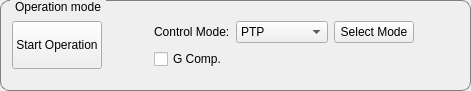
          <widget class="QGroupBox" name="op_mode_groupBox">
           <property name="minimumSize">
            <size>
             <width>471</width>
             <height>91</height>
            </size>
           </property>
           <property name="maximumSize">
            <size>
             <width>16777215</width>
             <height>91</height>
            </size>
           </property>
           <property name="styleSheet">
            <string notr="true">

QGroupBox {
    border: 1px solid gray;
    border-radius: 9px;
    margin-top: 0.5em;
}

QGroupBox::title {
    subcontrol-origin: margin;
    left: 10px;
    padding: 0 3px 0 3px;
}

</string>
           </property>
           <property name="title">
            <string>Operation mode</string>
           </property>
           <layout class="QVBoxLayout" name="verticalLayout_5">
            <item>
             <layout class="QGridLayout" name="gridLayout_2">
              <item row="0" column="1" rowspan="2">
               <spacer name="horizontalSpacer_5">
                <property name="orientation">
                 <enum>Qt::Horizontal</enum>
                </property>
                <property name="sizeHint" stdset="0">
                 <size>
                  <width>40</width>
                  <height>20</height>
                 </size>
                </property>
               </spacer>
              </item>
              <item row="0" column="0" rowspan="2">
               <widget class="QPushButton" name="start_op_pushButton">
                <property name="sizePolicy">
                 <sizepolicy hsizetype="Expanding" vsizetype="Expanding">
                  <horstretch>0</horstretch>
                  <verstretch>0</verstretch>
                 </sizepolicy>
                </property>
                <property name="text">
                 <string>Start Operation</string>
                </property>
               </widget>
              </item>
              <item row="0" column="2">
               <widget class="QLabel" name="label_8">
                <property name="text">
                 <string>Control Mode:</string>
                </property>
               </widget>
              </item>
              <item row="0" column="6" rowspan="2">
               <spacer name="horizontalSpacer_6">
                <property name="orientation">
                 <enum>Qt::Horizontal</enum>
                </property>
                <property name="sizeHint" stdset="0">
                 <size>
                  <width>40</width>
                  <height>20</height>
                 </size>
                </property>
               </spacer>
              </item>
              <item row="0" column="4">
               <widget class="QComboBox" name="op_mode_comboBox">
                <item>
                 <property name="text">
                  <string>PTP</string>
                 </property>
                </item>
                <item>
                 <property name="text">
                  <string>Force - Pos</string>
                 </property>
                </item>
                <item>
                 <property name="text">
                  <string>Joint Traj</string>
                 </property>
                </item>
               </widget>
              </item>
              <item row="0" column="5">
               <widget class="QPushButton" name="sel_op_mode_pushButton">
                <property name="text">
                 <string>Select Mode</string>
                </property>
               </widget>
              </item>
              <item row="1" column="2">
               <widget class="QCheckBox" name="g_comp_checkBox">
                <property name="text">
                 <string>G Comp.</string>
                </property>
               </widget>
              </item>
             </layout>
            </item>
           </layout>
          </widget>
